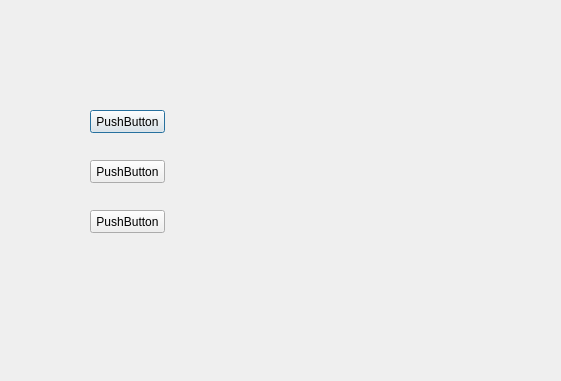
<?xml version="1.0" encoding="UTF-8"?>
<ui version="4.0">
 <class>Dialog</class>
 <widget class="QDialog" name="Dialog">
  <property name="geometry">
   <rect>
    <x>0</x>
    <y>0</y>
    <width>561</width>
    <height>381</height>
   </rect>
  </property>
  <property name="windowTitle">
   <string>Dialog</string>
  </property>
  <widget class="QPushButton" name="pushButton">
   <property name="geometry">
    <rect>
     <x>90</x>
     <y>110</y>
     <width>75</width>
     <height>23</height>
    </rect>
   </property>
   <property name="text">
    <string>PushButton</string>
   </property>
  </widget>
  <widget class="QPushButton" name="pushButton_2">
   <property name="geometry">
    <rect>
     <x>90</x>
     <y>160</y>
     <width>75</width>
     <height>23</height>
    </rect>
   </property>
   <property name="text">
    <string>PushButton</string>
   </property>
  </widget>
  <widget class="QPushButton" name="pushButton_3">
   <property name="geometry">
    <rect>
     <x>90</x>
     <y>210</y>
     <width>75</width>
     <height>23</height>
    </rect>
   </property>
   <property name="text">
    <string>PushButton</string>
   </property>
  </widget>
 </widget>
 <resources/>
 <connections/>
</ui>
